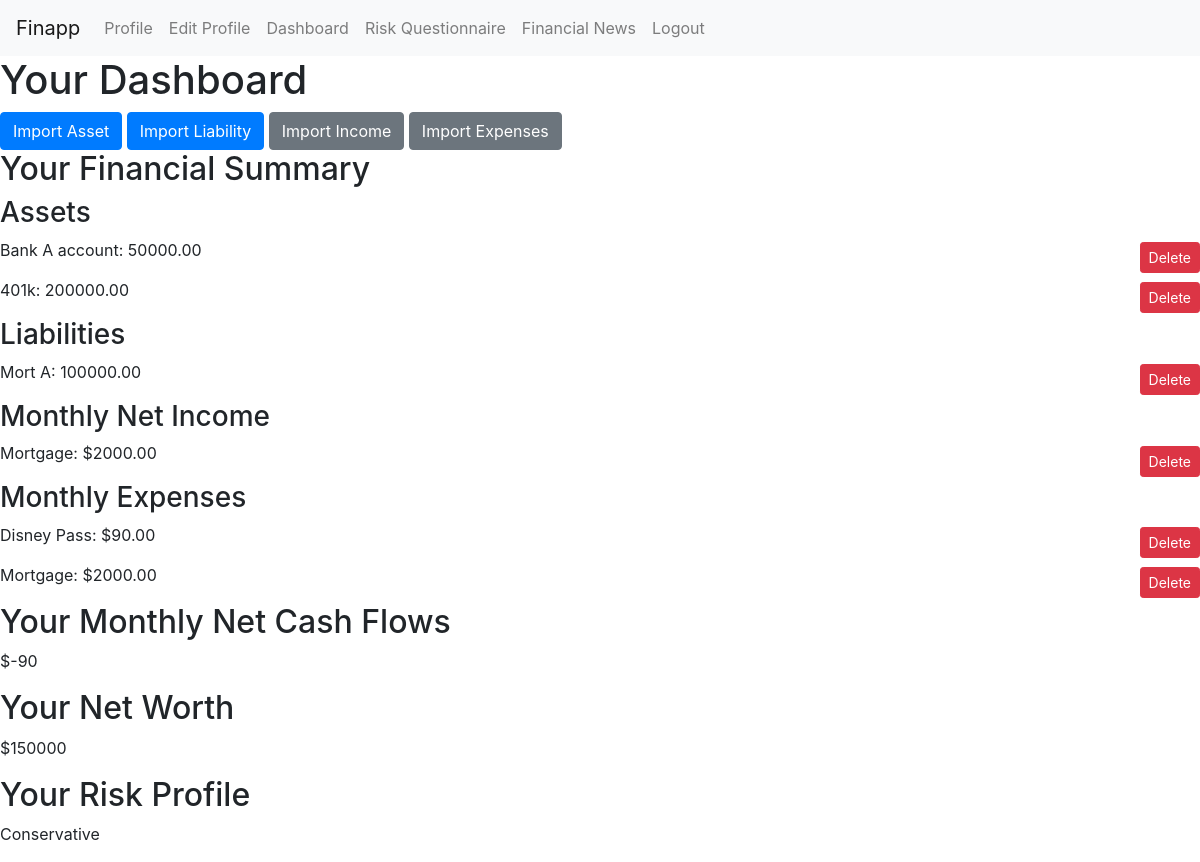
The app's page /Finapp/dashboard/ (signed in) with its own data.
### Finapp/models.py (models this page shows, shortened)
class Asset(models.Model):
    name = models.CharField(max_length=100)
    amount = models.DecimalField(max_digits=10, decimal_places=2)
    user = models.ForeignKey(User, null=True, on_delete=models.CASCADE)

class Liability(models.Model):
    name = models.CharField(max_length=100)
    amount = models.DecimalField(max_digits=10, decimal_places=2)
    user = models.ForeignKey(User, null=True, on_delete=models.CASCADE)

class Income(models.Model):
    user = models.ForeignKey(User, on_delete=models.CASCADE)
    name = models.CharField(max_length=100, default='Misc Income')
    net_income = models.DecimalField(max_digits=10, decimal_places=2)
    date_added = models.DateField(auto_now_add=True)

class Expense(models.Model):
    user = models.ForeignKey(User, on_delete=models.CASCADE)
    name = models.CharField(max_length=100, default='Misc Expense')
    amount = models.DecimalField(max_digits=10, decimal_places=2)
    date_added = models.DateField(auto_now_add=True)
    expense_type = models.CharField(max_length=50)

class UserProfile(models.Model):
    user = models.OneToOneField(User, on_delete=models.CASCADE)
    full_name = models.CharField(max_length=255)
    bio = models.TextField(blank=True)
    profile_picture = models.ImageField(upload_to='profile_pics/', blank=True)
    risk_profile = models.CharField(max_length=50, blank=True, null=True)

### Finapp/views.py (the view)
# urls.py: path('dashboard/', views.dashboard, name='dashboard'),
@login_required
def dashboard(request):
    assets = Asset.objects.filter(user=request.user)
    liabilities = Liability.objects.filter(user=request.user)
    cash_flows = CashFlow.objects.filter(user=request.user)
    user_profile = UserProfile.objects.get(user=request.user)  # Get the user profile
    incomes = Income.objects.filter(user=request.user)
    expenses = Expense.objects.filter(user=request.user)
    total_assets = assets.aggregate(total=Sum('amount'))['total'] or 0
    total_liabilities = liabilities.aggregate(total=Sum('amount'))['total'] or 0
    total_incomes = incomes.aggregate(total=Sum('net_income'))['total'] or 0
    total_expenses = expenses.aggregate(total=Sum('amount'))['total'] or 0
    net_cash_flows = total_incomes - total_expenses
    net_worth = total_assets - total_liabilities
    context = {
        'assets': assets,
        'liabilities': liabilities,
        'cash_flows': cash_flows,  # This may need to be adjusted based on what you store in CashFlow
        'net_worth': net_worth,
        'net_cash_flows': net_cash_flows,  # Added this line
        'risk_profile': user_profile.risk_profile if user_profile else None,
        'incomes': incomes,
        'expenses': expenses,
    }
    return render(request, 'Finapp/dashboard.html', context)

### Finapp/templates/Finapp/dashboard.html
{% extends 'base.html' %}
{% block content %}
    <h1>Your Dashboard</h1>
    <div class="dashboard-links">
        <a href="{% url 'Finapp:import_asset' %}" class="btn btn-primary">Import Asset</a>
        <a href="{% url 'Finapp:import_liability' %}" class="btn btn-primary">Import Liability</a>
        <a href="{% url 'Finapp:import_income' %}" class="btn btn-secondary">Import Income</a>
        <a href="{% url 'Finapp:import_expense' %}" class="btn btn-secondary">Import Expenses</a>
    </div>
    <div class="financial-summary">
        <h2>Your Financial Summary</h2>
        <h3>Assets</h3>
        {% for asset in assets %}
            <div class="financial-data" style="display: flex; justify-content: space-between; align-items: center;">
                <p>{{ asset.name }}: {{ asset.amount }}</p>
                <a href="{% url 'Finapp:delete_asset' asset.id %}" class="btn btn-danger btn-sm" style="margin-left: 10px;">Delete</a>
            </div>
        {% empty %}
            <p>No assets available.</p>
        {% endfor %}
        <h3>Liabilities</h3>
        {% for liability in liabilities %}
            <div class="financial-data" style="display: flex; justify-content: space-between; align-items: center;">
                <p>{{ liability.name }}: {{ liability.amount }}</p>
                <a href="{% url 'Finapp:delete_liability' liability.id %}" class="btn btn-danger btn-sm" style="margin-left: 10px;">Delete</a>
            </div>
        {% empty %}
            <p>No liabilities available.</p>
        {% endfor %}
        <h3>Monthly Net Income</h3>
        {% for income in incomes %}
            <div class="financial-data" style="display: flex; justify-content: space-between; align-items: center;">
                <p>{{ income.name }}: ${{ income.net_income }}</p>
                <a href="{% url 'Finapp:delete_income' income.id %}" class="btn btn-danger btn-sm" style="margin-left: 10px;">Delete</a>
            </div>
        {% empty %}
            <p>No income data available.</p>
        {% endfor %}
        <h3>Monthly Expenses</h3>
        {% for expense in expenses %}
            <div class="financial-data" style="display: flex; justify-content: space-between; align-items: center;">
                <p>{{ expense.name }}: ${{ expense.amount }}</p>
                <a href="{% url 'Finapp:delete_expense' expense.id %}" class="btn btn-danger btn-sm" style="margin-left: 10px;">Delete</a>
            </div>
        {% empty %}
            <p>No expense data available.</p>
        {% endfor %}
        <h2>Your Monthly Net Cash Flows</h2>
        <div class="financial-data">
            <p>${{ net_cash_flows }}</p>
        </div>
    </div>
    <div class="net-worth-section">
        <h2>Your Net Worth</h2>
        <p>${{ net_worth }}</p>
    </div>
    <div class="risk-profile-section">
        <h2>Your Risk Profile</h2>
        <p>{{ risk_profile }}</p>
    </div>
{% endblock %}

### records on screen
Asset: name "Bank A account", amount "50000.00"
Asset: name "401k", amount "200000.00"
Liability: name "Mort A", amount "100000.00"
Income: name "Mortgage", net_income "2000.00"
Expense: name "Disney Pass", amount "90.00"
Expense: name "Mortgage", amount "2000.00"
UserProfile: risk_profile "Conservative"

### other values on screen
{{ net_cash_flows }} "-90"
{{ net_worth }} "150000"
